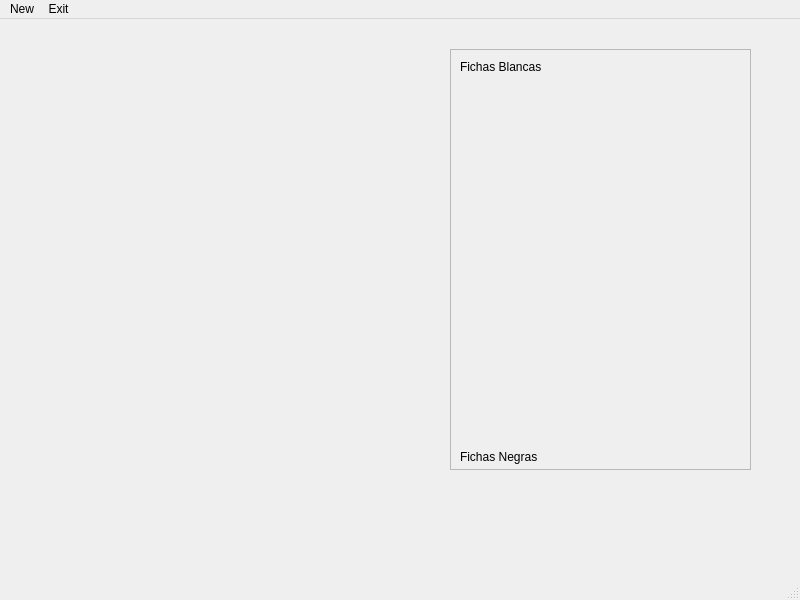
<?xml version="1.0" encoding="UTF-8"?>
<ui version="4.0">
 <class>MainWindow</class>
 <widget class="QMainWindow" name="MainWindow">
  <property name="geometry">
   <rect>
    <x>0</x>
    <y>0</y>
    <width>800</width>
    <height>600</height>
   </rect>
  </property>
  <property name="windowTitle">
   <string>MainWindow</string>
  </property>
  <property name="autoFillBackground">
   <bool>false</bool>
  </property>
  <widget class="QWidget" name="centralwidget">
   <widget class="Board" name="widget" native="true">
    <property name="geometry">
     <rect>
      <x>30</x>
      <y>30</y>
      <width>421</width>
      <height>421</height>
     </rect>
    </property>
   </widget>
   <widget class="QFrame" name="frame">
    <property name="geometry">
     <rect>
      <x>450</x>
      <y>30</y>
      <width>301</width>
      <height>421</height>
     </rect>
    </property>
    <property name="frameShape">
     <enum>QFrame::StyledPanel</enum>
    </property>
    <property name="frameShadow">
     <enum>QFrame::Raised</enum>
    </property>
    <widget class="QLabel" name="label">
     <property name="geometry">
      <rect>
       <x>10</x>
       <y>10</y>
       <width>81</width>
       <height>16</height>
      </rect>
     </property>
     <property name="text">
      <string>Fichas Blancas</string>
     </property>
    </widget>
    <widget class="QLabel" name="label_2">
     <property name="geometry">
      <rect>
       <x>10</x>
       <y>400</y>
       <width>81</width>
       <height>16</height>
      </rect>
     </property>
     <property name="text">
      <string>Fichas Negras</string>
     </property>
    </widget>
    <widget class="QLabel" name="label_3">
     <property name="geometry">
      <rect>
       <x>50</x>
       <y>90</y>
       <width>171</width>
       <height>161</height>
      </rect>
     </property>
     <property name="text">
      <string/>
     </property>
     <property name="pixmap">
      <pixmap resource="images.qrc">:/images/c_br.svg</pixmap>
     </property>
     <property name="scaledContents">
      <bool>true</bool>
     </property>
    </widget>
   </widget>
  </widget>
  <widget class="QMenuBar" name="menubar">
   <property name="geometry">
    <rect>
     <x>0</x>
     <y>0</y>
     <width>800</width>
     <height>20</height>
    </rect>
   </property>
   <widget class="QMenu" name="menuNew">
    <property name="title">
     <string>New</string>
    </property>
   </widget>
   <widget class="QMenu" name="menuExit">
    <property name="title">
     <string>Exit</string>
    </property>
   </widget>
   <addaction name="menuNew"/>
   <addaction name="menuExit"/>
  </widget>
  <widget class="QStatusBar" name="statusbar"/>
 </widget>
 <customwidgets>
  <customwidget>
   <class>Board</class>
   <extends>QWidget</extends>
   <header>board.h</header>
   <container>1</container>
  </customwidget>
 </customwidgets>
 <resources>
  <include location="images.qrc"/>
 </resources>
 <connections/>
</ui>
